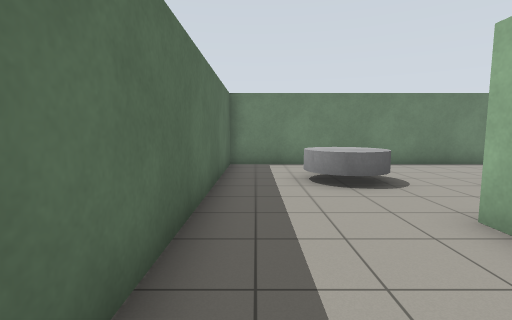
View 1 (above)

17 first-person views from a walk through a Gazebo world. The camera is 1.2 m above the floor, tilts 6° down and sees 85° across. The floor is counted in squares, 1 m on a side. Each view is taken from the middle of a square. On the plan, view 1 faces up. The plan holds only what a view shows up to about 12 squares ahead; the rest is blank.

View 2
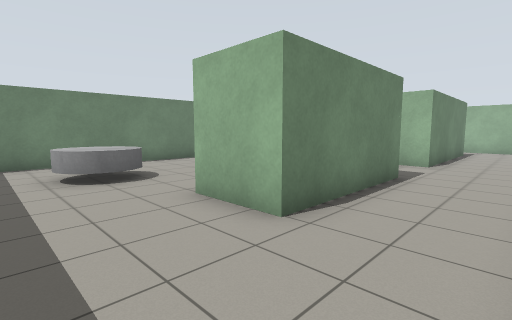

View 3
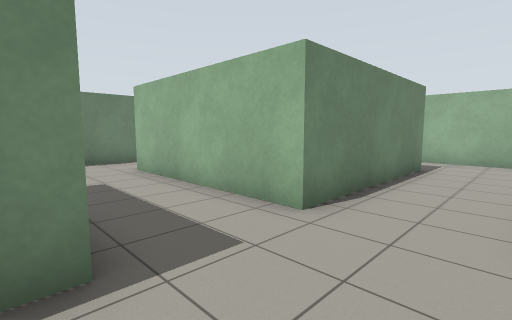

View 4
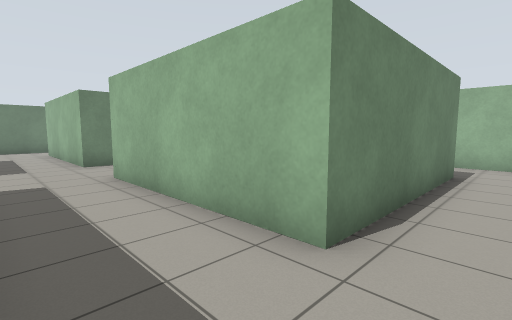

View 5
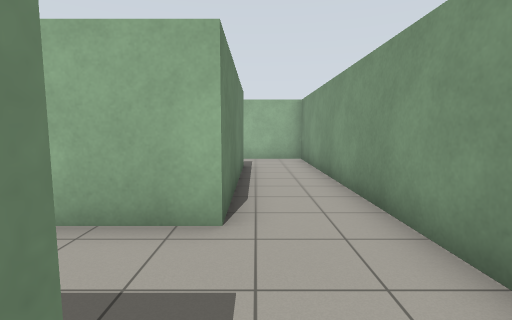

View 6
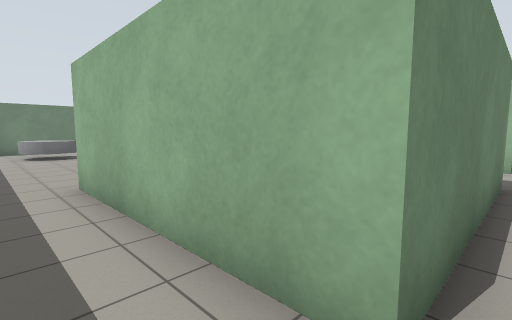

View 7
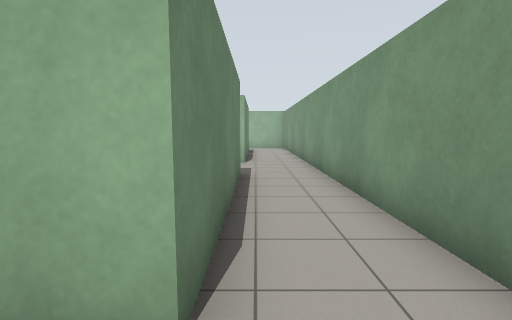

View 8
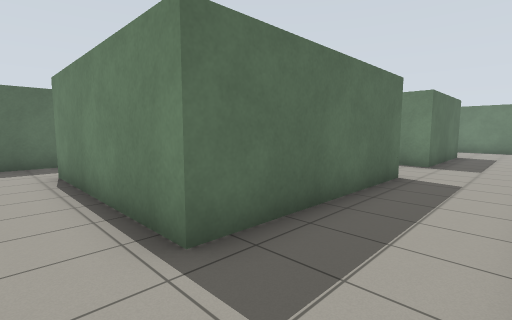

View 9
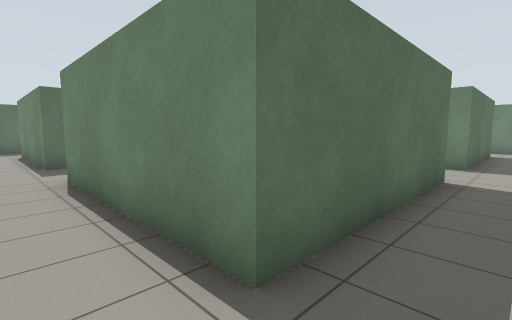

View 10
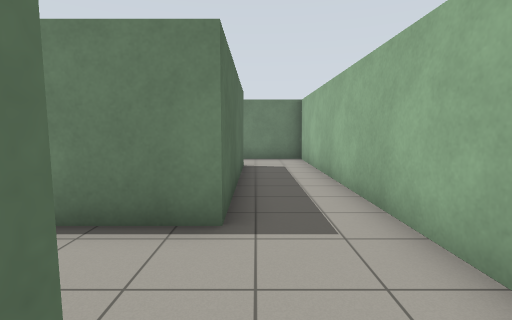

View 11
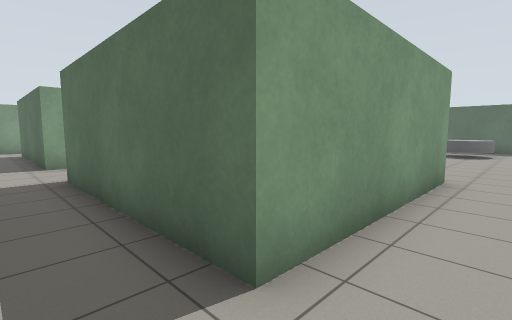

View 12
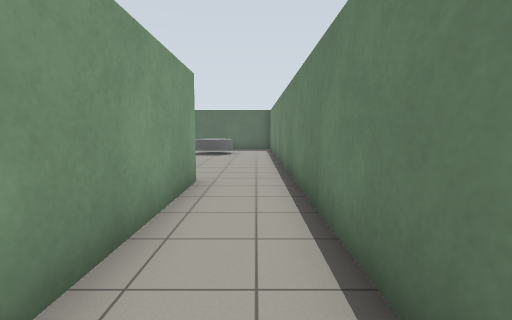

View 13
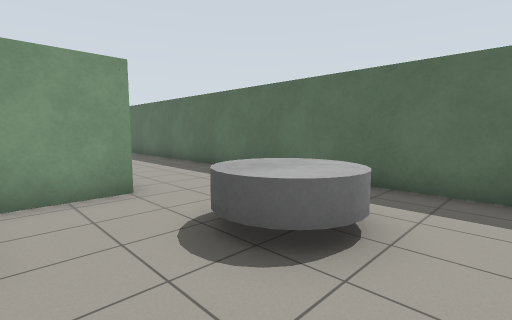

View 14
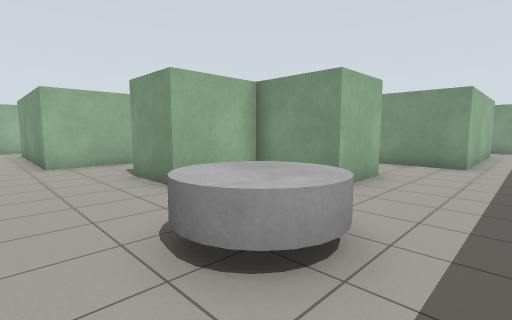

View 15
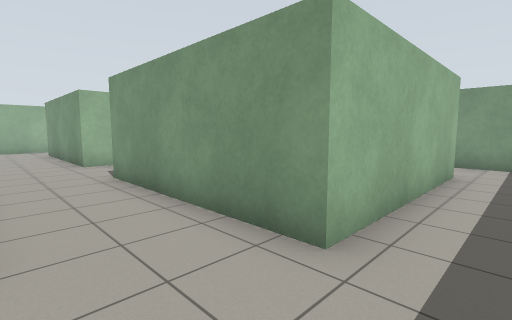

View 16
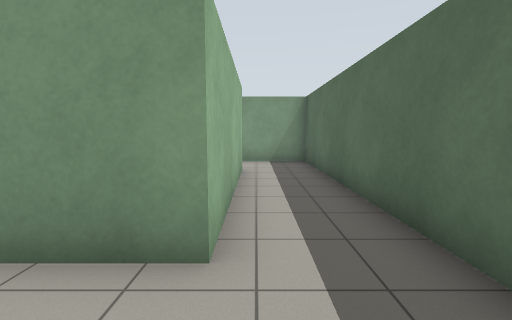

View 17
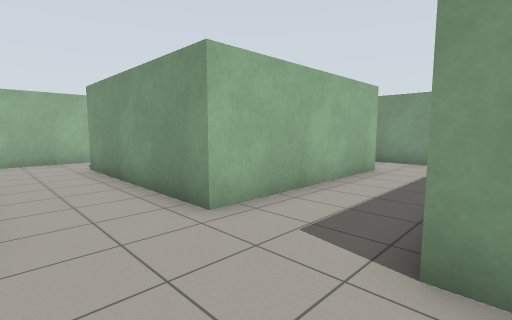

### Floor plan
Points are (right, up) in squares from view 1. A wall is a line through its corners. A room is listed if a view was taken in it or the views show most of it. See-through windows are left out.
Room 1 (views 1, 2, 3, 4, 5, 6, 7, 8, 9, 10, 11, 12, 13, 14, 15, 16, 17)
walls: (7.6, -1.4) (7.6, -7.6) (1.4, -7.6) (1.4, -1.4) (7.6, -1.4); (10.4, -1.4) (16.6, -1.4) (16.6, -7.6) (10.4, -7.6) (10.4, -1.4); (10.4, 1.4) (10.4, 7.6) (16.6, 7.6) (16.6, 1.4) (10.4, 1.4); (7.6, 5.7) (7.6, 1.4) (2.9, 1.4) (2.9, 3.6) (5.4, 3.6) (5.4, 6.1) (7.6, 6.1); (18.9, -2.1) (18.9, 9.9) (-0.9, 9.9) (-0.9, -9.9) (18.9, -9.9) (18.9, -7.1)
objects: grey cylinder (1, 6) to (3, 8)

Positions as (right, up) in squares from view 1, and headings:
1: (0, 0), facing up
2: (0, -1), facing up-right
3: (7, -1), facing up-right
4: (8, -9), facing up-right
5: (7, -8), facing right
6: (0, -8), facing up-right
7: (0, -8), facing right
8: (10, -9), facing up-left
9: (18, -9), facing up-left
10: (17, -2), facing up
11: (18, 9), facing down-left
12: (17, 9), facing left
13: (5, 9), facing down-left
14: (0, 9), facing down-right
15: (0, 1), facing down-right
16: (1, 1), facing down
17: (7, 1), facing down-right
